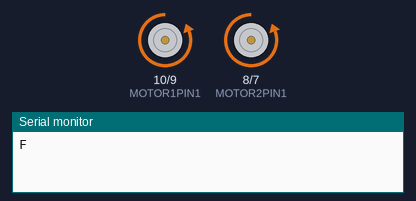
A sketch run on a simulated Arduino Uno, built with avr-gcc and run on an emulated ATmega328P. Parts: motor-driver pin pairs drawn as motors (green arrow = first pin HIGH = forward, orange = second pin HIGH = backward, longer = more drive, scaled by the enable pin), the last lines printed to the serial monitor.

Above: at 2.5 s.
At 12.5 s:
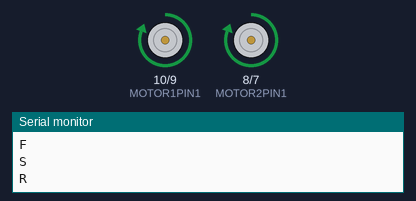
At 17.5 s:
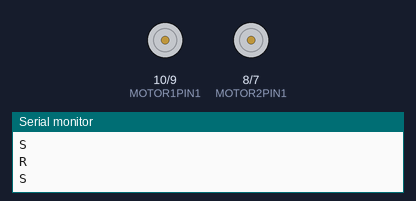
Timing chart, 0 to 26.0 s (numbered marks = the images above):
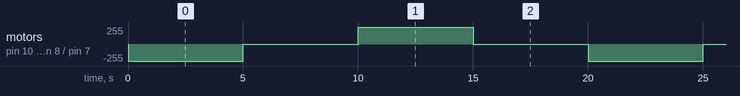

The sketch:

Motor_Control_Demo.ino
```cpp
/*
* URC Self-Balancing Robot - Motor Control Demo
*
* Author: Dorothy Jong
*/


// Digital I/O pins connected to the motor driver
#define MOTOR1PIN1 10
#define MOTOR1PIN2 9
#define MOTOR2PIN1 8
#define MOTOR2PIN2 7
#define EN1 11
#define EN2 6

void setup() {
  // put your setup code here, to run once:

  Serial.begin(9600);

  // Initialise the following pins as output
  pinMode(MOTOR1PIN1, OUTPUT);
  pinMode(MOTOR1PIN2, OUTPUT);
  pinMode(MOTOR2PIN1, OUTPUT);
  pinMode(MOTOR2PIN2, OUTPUT);
  pinMode(EN1, OUTPUT);
  pinMode(EN2, OUTPUT);

  // Speed Control
  analogWrite(EN1, 255); // Pick a number from 0 to 255 (255 being the fastest)
  analogWrite(EN2, 255);

}

void loop() {
  // put your main code here, to run repeatedly:

  forward(); // Calls helper functions below
  delay(5000); // Delays the program for 5000 ms or 5 secs

  stop();
  delay(5000);

  reverse();
  delay(5000);

  stop();
  delay(5000);

}

void forward()  //Code to rotate the wheel forward
{
  digitalWrite(MOTOR1PIN1, LOW); // Sets the output of MOTOR1PIN1 to 0V
  digitalWrite(MOTOR1PIN2, HIGH); // Sets the output of MOTORPIN2 to 5V
  digitalWrite(MOTOR2PIN1, LOW);
  digitalWrite(MOTOR2PIN2, HIGH);

  Serial.println("F"); // For debugging
}


void reverse()  //Code to rotate the wheel reverse
{
  digitalWrite(MOTOR1PIN1, HIGH);
  digitalWrite(MOTOR1PIN2, LOW);
  digitalWrite(MOTOR2PIN1, HIGH);
  digitalWrite(MOTOR2PIN2, LOW);

  Serial.println("R");  // For debugging
}


void stop()  //Code to stop both the wheels
{
  digitalWrite(MOTOR1PIN1, LOW);
  digitalWrite(MOTOR1PIN2, LOW);
  digitalWrite(MOTOR2PIN1, LOW);
  digitalWrite(MOTOR2PIN2, LOW);

  Serial.println("S"); // For debugging
}
```

Measured:
- by itself, motor on pin 10 (MOTOR1PIN1) / pin 9 (MOTOR1PIN2), motor on pin 8 (MOTOR2PIN1) / pin 7 (MOTOR2PIN2): repeats every 20.0 s: stopped 5.0 s, forward 255/255 5.0 s, stopped 5.0 s, backward 255/255 5.0 s
